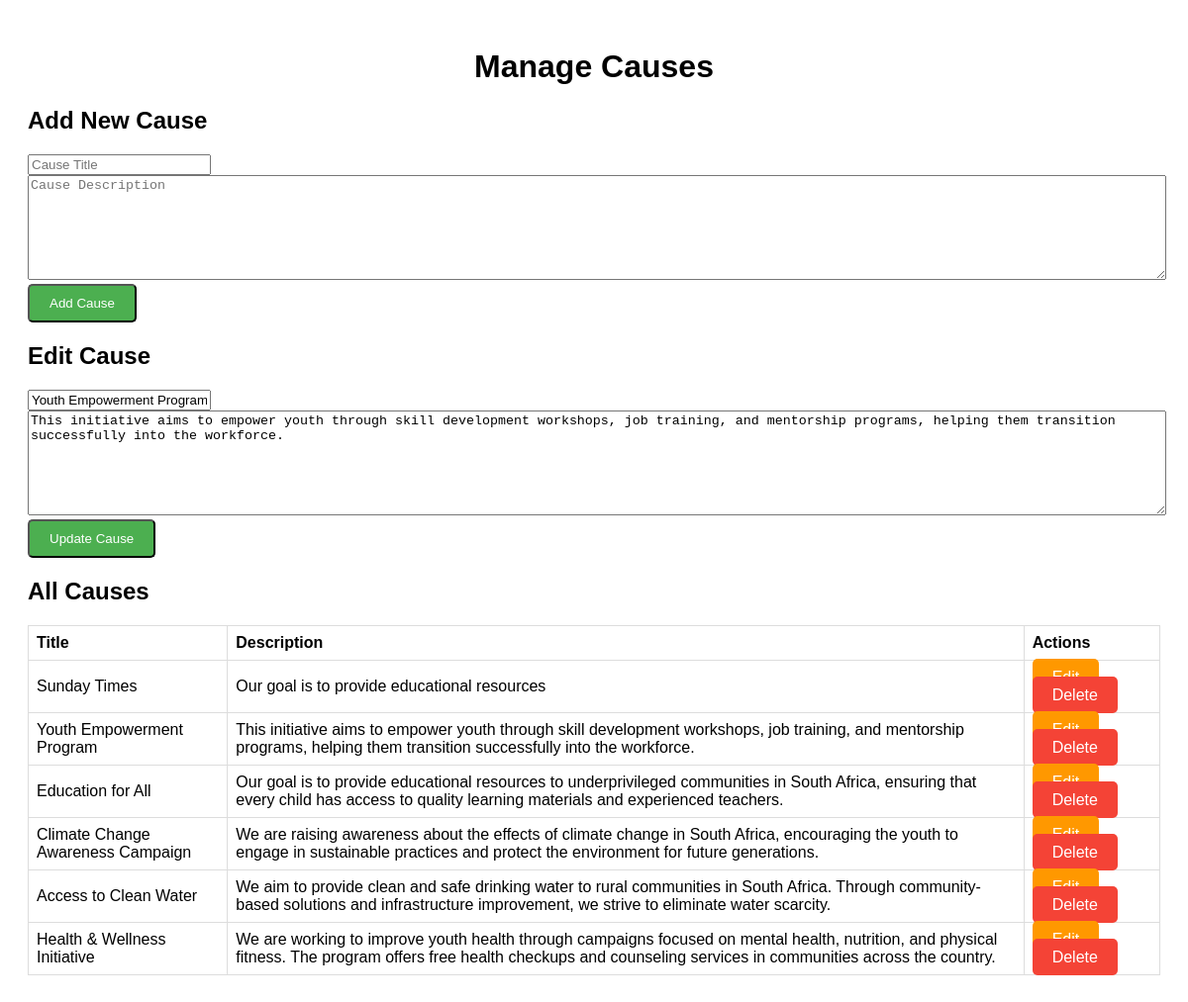
Page /manage_causes.php?edit=1 on the committed database.
### tables this page shows
CREATE TABLE `causes` (
  `id` int(11) NOT NULL,
  `title` varchar(255) NOT NULL,
  `description` text NOT NULL,
  `created_at` timestamp NOT NULL DEFAULT current_timestamp()
);

### manage_causes.php (the view, shortened to what this page needs)
<?php
$conn = new mysqli('localhost', 'root', '', 'youth_for_survival');
if (isset($_GET['edit'])) {
    $id = $_GET['edit'];
    $result = $conn->query("SELECT * FROM causes WHERE id = $id");
    $cause = $result->fetch_assoc();
}
$causes = $conn->query("SELECT * FROM causes ORDER BY created_at DESC");
?>
<!DOCTYPE html>
<html lang="en">
<head>
</head>
<body>
<div class="container">
    <h1>Manage Causes</h1>
    <div class="form-container">
        <h2>Add New Cause</h2>
        <form method="POST">
            <input type="text" name="title" placeholder="Cause Title" required>
            <textarea name="description" placeholder="Cause Description" required></textarea>
            <button type="submit" name="add_cause" class="btn">Add Cause</button>
        </form>
    </div>
    <?php if (isset($cause)): ?>
    <div class="form-container">
        <h2>Edit Cause</h2>
        <form method="POST">
            <input type="text" name="title" value="<?php echo $cause['title']; ?>" required>
            <textarea name="description" required><?php echo $cause['description']; ?></textarea>
            <button type="submit" name="update_cause" class="btn">Update Cause</button>
        </form>
    </div>
    <?php endif; ?>
    <h2>All Causes</h2>
    <table>
        <thead>
            <tr>
                <th>Title</th>
                <th>Description</th>
                <th>Actions</th>
            </tr>
        </thead>
        <tbody>
            <?php while ($row = $causes->fetch_assoc()): ?>
            <tr>
                <td><?php echo htmlspecialchars($row['title']); ?></td>
                <td><?php echo htmlspecialchars($row['description']); ?></td>
                <td>
                    <a href="?edit=<?php echo $row['id']; ?>" class="btn btn-edit">Edit</a>
                    <a href="?delete=<?php echo $row['id']; ?>" class="btn btn-delete" onclick="return confirm('Are you sure you want to delete this cause?');">Delete</a>
                </td>
            </tr>
            <?php endwhile; ?>
        </tbody>
    </table>
</div>
</body>
</html>

### manage_causes.php (style rules this page uses)
body { font-family: Arial, sans-serif; }
.container { max-width: 1200px; margin: 0 auto; padding: 20px; }
h1 { text-align: center; }
table { width: 100%; border-collapse: collapse; margin-top: 20px; }
table, th, td { border: 1px solid #ddd; }
th, td { padding: 8px; text-align: left; }
.btn { padding: 10px 20px; background-color: #4CAF50; color: white; text-decoration: none; border-radius: 5px; }
.btn-edit { background-color: #ff9800; }
.btn-delete { background-color: #f44336; }
.form-container { margin: 20px 0; }
textarea { width: 100%; height: 100px; }

### rows in the picture
causes: title "Youth Empowerment Program", description "This initiative aims to empower youth through skill development workshops, job training, and mentorship programs, helping them transition successfully into the workforce."
causes: title "Sunday Times", description "Our goal is to provide educational resources"
causes: title "Education for All", description "Our goal is to provide educational resources to underprivileged communities in South Africa, ensuring that every child has access to quality learning materials and experienced teachers."
causes: title "Climate Change Awareness Campaign", description "We are raising awareness about the effects of climate change in South Africa, encouraging the youth to engage in sustainable practices and protect the environment for future generations."
causes: title "Access to Clean Water", description "We aim to provide clean and safe drinking water to rural communities in South Africa. Through community-based solutions and infrastructure improvement, we strive to eliminate water scarcity."
causes: title "Health & Wellness Initiative", description "We are working to improve youth health through campaigns focused on mental health, nutrition, and physical fitness. The program offers free health checkups and counseling services in communities across the country."
